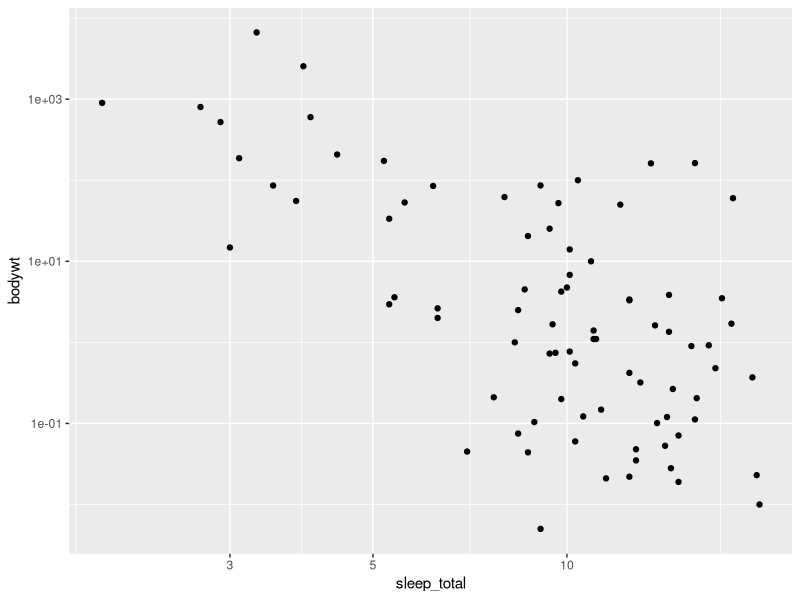

Here is the R script that generated this plot:
## ---- chunk 1
library(tidyverse)
msleep
## ---- chunk 2
msleep %>% filter(vore == "carni") %>% knitr::kable()
## ---- chunk 3
ggplot(msleep, aes(x = sleep_total, y = bodywt)) +
  geom_point() + scale_x_log10() + scale_y_log10()
